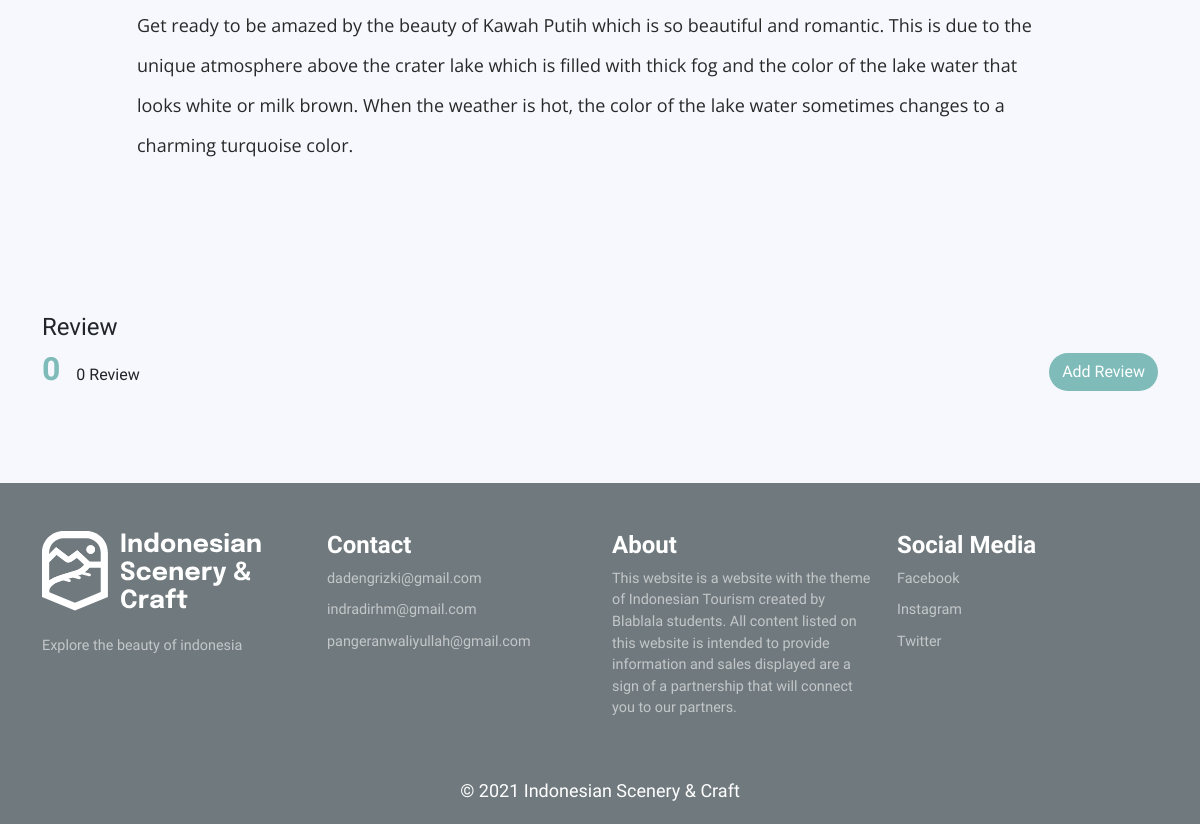
Before: /public/destination/detail/14 (lower part) with the older database file.
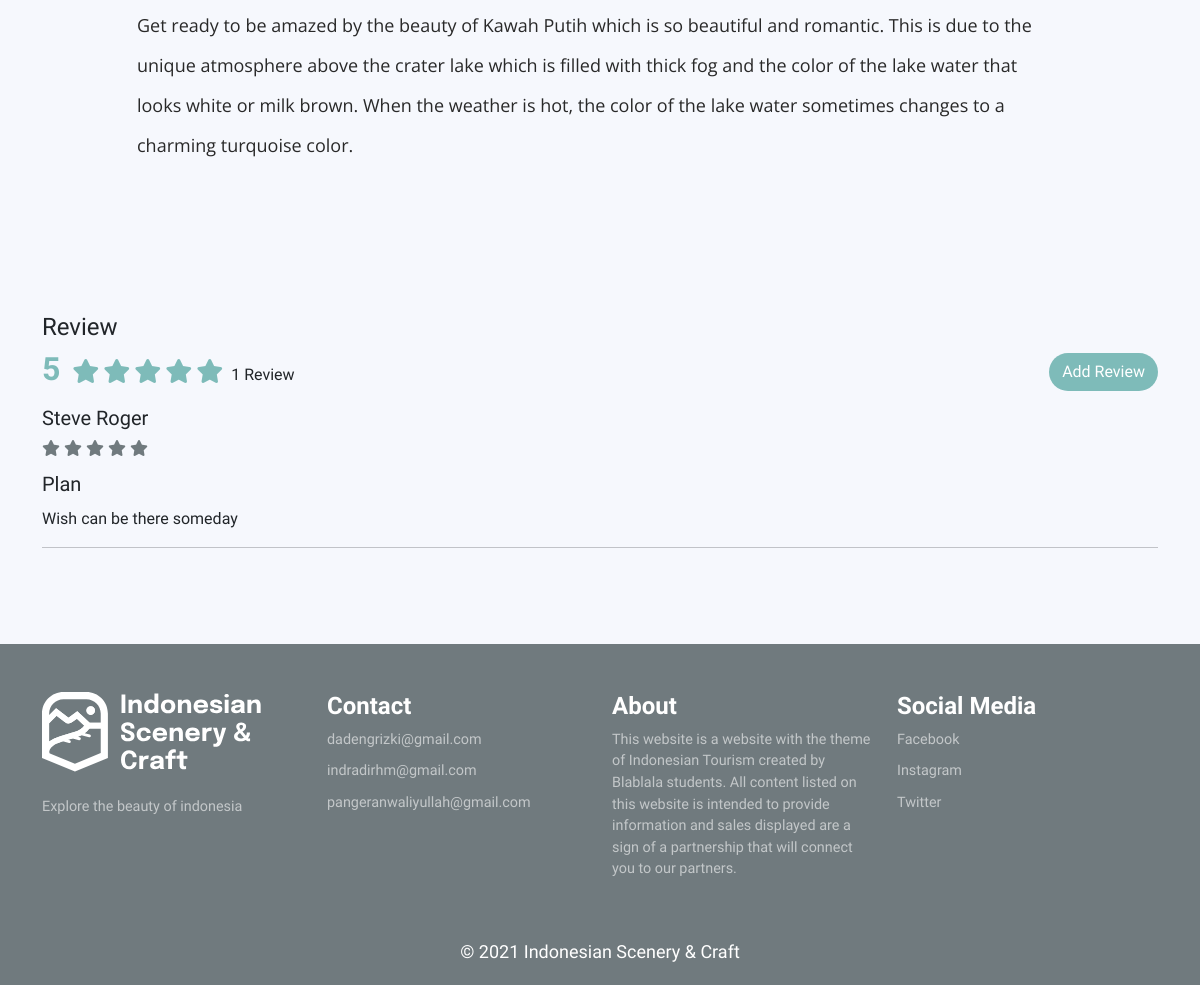
After: the same page with the newer database file.
### tables this page shows
CREATE TABLE `destinasi` (
  `id` int(11) NOT NULL,
  `nama_id` varchar(50) NOT NULL,
  `maps` varchar(255) NOT NULL,
  `artikel_id` text NOT NULL,
  `rating` int(1) UNSIGNED DEFAULT 0,
  `artikel_en` text NOT NULL,
  `nama_en` varchar(50) NOT NULL,
  `id_lokasi` char(10) DEFAULT NULL
);

CREATE TABLE `review` (
  `id` int(11) NOT NULL,
  `id_user` int(11) NOT NULL,
  `id_kerajinan` int(11) DEFAULT NULL,
  `review` text NOT NULL,
  `rating` tinyint(1) UNSIGNED NOT NULL,
  `foto` varchar(255) DEFAULT NULL,
  `id_destinasi` int(11) DEFAULT NULL,
  `id_budaya` int(11) DEFAULT NULL,
  `judul` varchar(255) NOT NULL
);

CREATE TABLE `user` (
  `id` int(11) NOT NULL,
  `nama_lengkap` varchar(50) NOT NULL,
  `username` varchar(20) NOT NULL,
  `email` varchar(50) NOT NULL,
  `password` varchar(255) NOT NULL,
  `nomor_hp` varchar(14) NOT NULL,
  `tanggal_lahir` date NOT NULL,
  `jenis_kelamin` enum('Laki-laki','Perempuan') NOT NULL,
  `alamat` text NOT NULL,
  `foto` varchar(255) NOT NULL,
  `profesi` varchar(30) NOT NULL DEFAULT 'profile.png'
);

### app/core/Controller.php (called while the page is built, shortened)
<?php
class Controller{
  public function view($view, $data = []) {
    require_once '../app/views/' . $view . '.php';
  }
  public function model($model) {
    return new $model;
  }
}
?>

### app/controllers/Destination.php (called while the page is built, shortened)
<?php
  class Destination extends Controller{
    public function detail($id){
      $data['judul'] = 'Destination';
      $data['aktif'] = 'destination';
      if(!is_null($_SESSION['id_user'])){
        $data['qty'] = count($this->model('Cart_model')->getAllCartUser($_SESSION['id_user']));
      }else{
        $data['qty'] = 0;
      }
      $data['review'] = $this->model('review_model')->getreviewbyiddestinasi($id);
      $data['destination'] = $this->model('Destination_model')->getDestinationbyId($id);
      $data['gallery'] = $this->model('Destination_model')->getDestinationGallerybyId($id);
      $this->view('destination/detail', $data);
    }
  }
?>

### app/core/App.php (called while the page is built, shortened)
<?php
  class App {
    protected $method = 'index';
    protected $params = [];
    public function __construct()
    {
      $url = $this->parseURL();
      if(file_exists('../app/controllers/'.$url[0].'.php')){
        unset($url[0]);
      }
      $this->controller = new $this->controller;
      if(isset($url[1])){
        if(method_exists($this->controller, $url[1])){
          $this->method = $url[1];
          unset($url[1]);
        }
      }
      if(!empty($url)){
        $this->params = array_values($url);
      }
      call_user_func_array([$this->controller, $this->method], $this->params);
    }
    public function parseURL(){
      if(isset($_GET['url'])){
        $url = rtrim($_GET['url'], '/');
        $url = filter_var($url, FILTER_SANITIZE_URL);
        $url = explode('/', $url);
        return $url;
      }
    }
  }
?>

### public/index.php (called while the page is built, shortened)
<?php
$app = new App;

### app/core/Database.php (called while the page is built, shortened)
<?php
class Database{
    private $dbhost = DBHOST;
    private $dbuser = DBUSER;
    private $dbpass = DBPASS;
    private $dbname = DBNAME;
    private $stmt;
    private $dbh;
    public function __construct(){
        $dsn = 'mysql:host='.$this->dbhost.';dbname='.$this->dbname;
        $option = [
            PDO::ATTR_PERSISTENT => true,
            PDO::ATTR_ERRMODE => PDO::ERRMODE_EXCEPTION
        ];
        try {
            $this->dbh = new PDO($dsn, $this->dbuser, $this->dbpass, $option);
        } catch (PDOException $e) {
            die($e->getMessage());
        }
    }
    public function query($query){
        $this->stmt = $this->dbh->prepare($query);
    }
    public function bind($param, $value, $type=null){
        if(is_null($type)){
            switch(true){
                default:
                    $type = PDO::PARAM_STR;
                    break;
            }
        }
        $this->stmt->bindValue($param, $value, $type);
    }
    public function execute(){
        $this->stmt->execute();
    }
    public function allSet(){
        $this->execute();
        return $this->stmt->fetchAll(PDO::FETCH_ASSOC);
    }
    public function singleSet(){
        $this->execute();
        return $this->stmt->fetch(PDO::FETCH_ASSOC);
    }
}

### app/models/Destination_model.php (called while the page is built, shortened)
<?php
class Destination_model {
  private $db;
  private $table = 'destinasi';
  public function __construct()
  {
    $this->db = new Database();
  }public function selectkategori($kategori){
    $this->db->query("SELECT * FROM kategori WHERE id in($kategori)");
    return $this->db->allSet();
  }public function getAlldatadestinastionwithgallery(){
    $this->db->query(
      'SELECT DISTINCT kategori.kategori_id as kategori, destinasi.rating as rating, destinasi.id as id_destination, destinasi.nama_id AS nama_id, gallery_destination.foto as gallery, destinasi.nama_en AS nama_en, destinasi.artikel_id AS artikel_id, destinasi.artikel_en AS artikel_en, destinasi.maps AS maps, destinasi.rating AS rating,
      desa.nama_desa AS nama_desa, kecamatan.nama_kecamatan AS nama_kecamatan, kabupaten.nama_kabupaten AS nama_kabupaten, provinsi.nama_provinsi AS nama_provinsi
      FROM destinasi JOIN desa ON destinasi.id_lokasi = desa.id
      JOIN kecamatan ON desa.district_id = kecamatan.id
      JOIN kabupaten ON kecamatan.regency_id = kabupaten.id
      JOIN provinsi ON kabupaten.province_id = provinsi.id
      JOIN gallery_destination ON gallery_destination.id_destination = destinasi.id
      JOIN kategori_destinasi ON destinasi.id = kategori_destinasi.id_destinasi
      JOIN kategori ON kategori.id = kategori_destinasi.id_kategori
      GROUP BY gallery_destination.id_destination
    ');
    return $this->db->allSet();
  }public function getnamakabupaten($id){
    $this->db->query(
      "SELECT IF(kabupaten.nama_kabupaten LIKE '%kabupaten%', SUBSTRING(nama_kabupaten,11), SUBSTRING(nama_kabupaten,6)) AS nama_kabupaten FROM kabupaten WHERE id IN ($id)
    ");
    return $this->db->allSet();
  }public function getAlldatadestinastionrekomendation(){
    $this->db->query(
      'SELECT destinasi.id as id_destination, gallery_destination.foto as gallery, destinasi.nama_id AS nama_id, destinasi.nama_en AS nama_en, destinasi.artikel_id AS artikel_id, destinasi.artikel_en AS artikel_en, destinasi.maps AS maps, destinasi.rating AS rating,
      desa.nama_desa AS nama_desa, kecamatan.nama_kecamatan AS nama_kecamatan, kabupaten.id as id_kabupaten, kabupaten.nama_kabupaten AS nama_kabupaten, provinsi.id as id_provinsi, provinsi.nama_provinsi AS nama_provinsi
      FROM destinasi JOIN desa ON destinasi.id_lokasi = desa.id
      JOIN gallery_destination ON gallery_destination.id_destination = destinasi.id
      JOIN kecamatan ON desa.district_id = kecamatan.id
      JOIN kabupaten ON kecamatan.regency_id = kabupaten.id
      JOIN provinsi ON kabupaten.province_id = provinsi.id
      GROUP BY  provinsi.nama_provinsi
      ORDER BY destinasi.rating DESC
    ');
    return $this->db->allSet();
  }
  public function getDestinationbyId($id){
    $this->db->query('SELECT * FROM '.$this->table.' WHERE id=:id');
    $this->db->bind('id',$id);
    return $this->db->singleSet();
  }
  public function getDestinationGallerybyId($id){
    $this->db->query('SELECT *
      FROM gallery_destination
      WHERE gallery_destination.id_destination=:id
    ');
    $this->db->bind('id',$id);
    return $this->db->allSet();
  }
}

### app/models/review_model.php (called while the page is built, shortened)
<?php
class Review_model {
  private $db;
  public function __construct()
  {
    $this->db = new Database();
  }public function selectbestreview(){
  }public function getreviewbyiddestinasi($id){
    $this->db->query('SELECT review.review as review,
    review.judul as judul,
    review.rating as rating,
    review.foto as gallery,
    user.nama_lengkap as nama_lengkap
    FROM review
    JOIN user ON review.id_user= user.id
    WHERE id_destinasi =:id_destination');
    $this->db->bind('id_destination',$id);
    return $this->db->allSet();
  }public function getreviewbyidculture($id){
    $this->db->query('SELECT review.review as review,
    review.rating as rating,
    review.judul as judul,
    review.foto as gallery,
    user.nama_lengkap as nama_lengkap
    FROM review
    JOIN user ON review.id_user= user.id
    WHERE id_budaya = :id_budaya');
    $this->db->bind('id_budaya',$id);
    return $this->db->allSet();
  }public function getreviewbyidcraft($id){
    $this->db->query('SELECT review.review as review,
    review.rating as rating,
    review.judul as judul,
    review.foto as gallery,
    user.nama_lengkap as nama_lengkap
    FROM review
    JOIN user ON review.id_user= user.id
    WHERE id_kerajinan = :id_kerajinan');
    $this->db->bind('id_kerajinan',$id);
    return $this->db->allSet();
  }
}

### app/views/destination/detail.php (the view, shortened to what the changed rows need)
<body style="background-color: var(--bg);">
 <div class="destination-detail container  scene">
<div class="row justify-content-center align-items-center">
  <div class="col-lg-10 col-md-6 col-sm-12">
    <div class="destination-description">
      <div class="destination-information fs-5 font-read">
        <?= $data['destination']['artikel_'.$_SESSION['lang'].'']?>
        <br> <br>
      </div>
    </div>
  </div>
</div>
    <div class="row mt-5">
      <div class="review col-lg-12">
        <div class="detail-rating row">
          <div class="col-lg-12">
            <span class="fs-2 me-2 third-color fw-bold"><?= $data['destination']['rating']?></span>
            <?php for($i =0;$i<$data['destination']['rating'];$i++) :?>
              <span class="fa fa-star" style="color: var(--third); font-size:24px;"></span>
            <?php endfor;?>
            <span class="fs-6 ms-1"><?= count($data['review'])?> Review</span>
            <button class="btn btn-third my-2 rounded-pill float-end" onclick="toggleReview()">Add Review</button>
          </div>
        </div>
      </div>
      <div class="col-lg-12 mt-1">
      <?php if($data['review']) :?>
        <?php foreach($data['review'] as $review) :?>
        <div class="review-list">
          <div class="review-item col-lg-12">
            <div class="name mb-1 fs-5">
            <?= $review['nama_lengkap']?>
            </div>
            <div class="rating-star d-inline-block mb-2">
              <?php for($i =0;$i<$review['rating'];$i++) :?>
                <span class="fa fa-star" style="color: var(--main); font-size:16px;"></span>
              <?php endfor;?>
            </div>
            <div class="review-text fs-5 fw-semibold mb-2">
              <?= $review['judul']?>
            </div>
            <div class="review-text mb-2">
              <?= $review['review']?>
            </div>
            <hr>
          </div>
        </div>
        <?php endforeach;?>
      <?php endif;?>
    </div>
  </div>
</div>

Changed rows visible on the page:
changed destinasi: rating "0" → "5"
added review: id_user.nama_lengkap "Steve Roger", rating 5 (drawn), judul "Plan", review "Wish can be there someday"
Other visible differences:
count($data['review']): "0" → "1"
